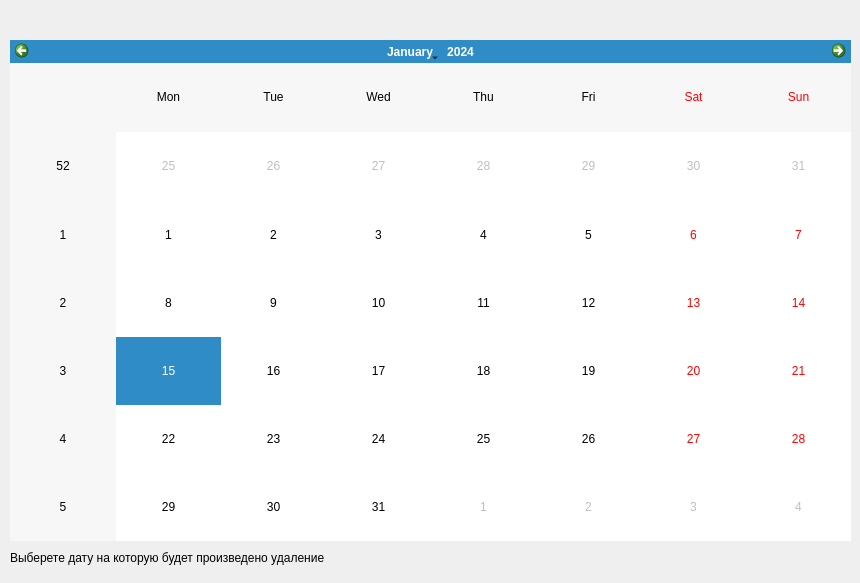
<?xml version="1.0" encoding="UTF-8"?>
<ui version="4.0">
 <class>Form</class>
 <widget class="QWidget" name="Form">
  <property name="geometry">
   <rect>
    <x>0</x>
    <y>0</y>
    <width>860</width>
    <height>583</height>
   </rect>
  </property>
  <property name="windowTitle">
   <string>Form</string>
  </property>
  <widget class="QLabel" name="label">
   <property name="geometry">
    <rect>
     <x>544</x>
     <y>550</y>
     <width>301</width>
     <height>21</height>
    </rect>
   </property>
   <property name="text">
    <string/>
   </property>
  </widget>
  <widget class="QCalendarWidget" name="calendarWidget">
   <property name="geometry">
    <rect>
     <x>10</x>
     <y>40</y>
     <width>841</width>
     <height>501</height>
    </rect>
   </property>
  </widget>
  <widget class="QLabel" name="label_2">
   <property name="geometry">
    <rect>
     <x>310</x>
     <y>10</y>
     <width>201</width>
     <height>21</height>
    </rect>
   </property>
   <property name="text">
    <string/>
   </property>
  </widget>
  <widget class="QLabel" name="label_3">
   <property name="geometry">
    <rect>
     <x>10</x>
     <y>550</y>
     <width>341</width>
     <height>16</height>
    </rect>
   </property>
   <property name="text">
    <string>Выберете дату на которую будет произведено удаление</string>
   </property>
  </widget>
 </widget>
 <resources/>
 <connections/>
</ui>
